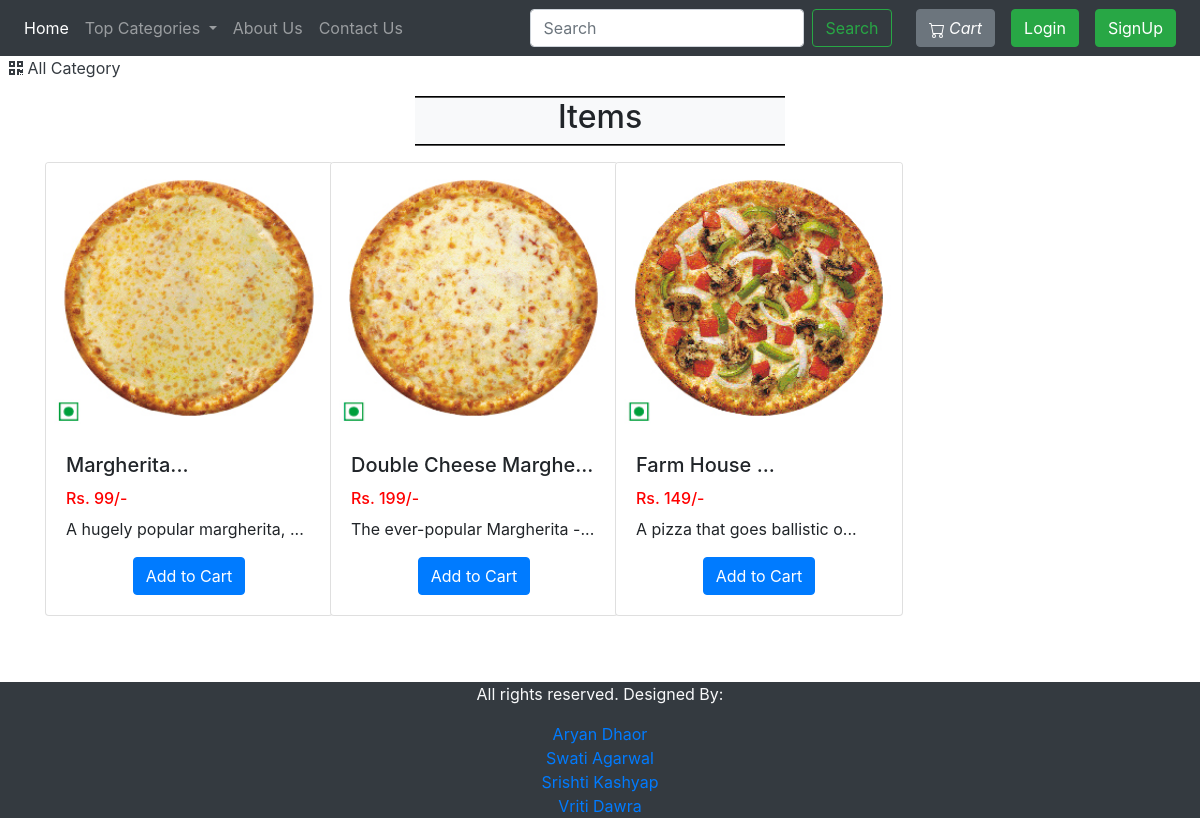
Screenshot of /viewPizzaList.php?catid=1 with the database file from the repository.
### tables this page shows
CREATE TABLE `pizza` (
  `pizzaId` int(12) NOT NULL,
  `pizzaName` varchar(255) NOT NULL,
  `pizzaPrice` int(12) NOT NULL,
  `pizzaDesc` text NOT NULL,
  `pizzaCategorieId` int(12) NOT NULL,
  `pizzaPubDate` datetime NOT NULL DEFAULT current_timestamp()
);

### viewPizzaList.php (the view, shortened to what this page needs)
<!doctype html>
<html lang="en">
<head>
    <link rel="stylesheet" href="https://stackpath.bootstrapcdn.com/bootstrap/4.4.1/css/bootstrap.min.css">
    <link rel="stylesheet" href="https://use.fontawesome.com/releases/v5.8.2/css/all.css">
</head>
<body>
    <?php include 'partials/_dbconnect.php';?>
    <?php require 'partials/_nav.php' ?>
    <div>&nbsp;
        <a href="index.php" class="active text-dark">
        <i class="fas fa-qrcode"></i>
            <span>All Category</span>
        </a>
    </div>
    <div class="container my-3" id="cont">
        <div class="col-lg-4 text-center bg-light my-3" style="margin:auto;border-top: 2px groove black;border-bottom: 2px groove black;">
            <h2 class="text-center"><span id="catTitle">Items</span></h2>
        </div>
        <div class="row">
        <?php
            $id = $_GET['catid'];
            $sql = "SELECT * FROM `pizza` WHERE pizzaCategorieId = $id";
            $result = mysqli_query($conn, $sql);
            while($row = mysqli_fetch_assoc($result)){
                $pizzaId = $row['pizzaId'];
                $pizzaName = $row['pizzaName'];
                $pizzaPrice = $row['pizzaPrice'];
                $pizzaDesc = $row['pizzaDesc'];
                echo '<div class="col-xs-3 col-sm-3 col-md-3">
                        <div class="card" style="width: 18rem;">
                            <img src="img/pizza-'.$pizzaId. '.jpg" class="card-img-top" alt="image for this pizza" width="249px" height="270px">
                            <div class="card-body">
                                <h5 class="card-title">' . substr($pizzaName, 0, 20). '...</h5>
                                <h6 style="color: #ff0000">Rs. '.$pizzaPrice. '/-</h6>
                                <p class="card-text">' . substr($pizzaDesc, 0, 29). '...</p>
                                <div class="row justify-content-center">';
                                    $quaSql = "SELECT `itemQuantity` FROM `viewcart` WHERE pizzaId = '$pizzaId' AND `userId`='$userId'";
                                    $quaresult = mysqli_query($conn, $quaSql);
                                    $quaExistRows = mysqli_num_rows($quaresult);
                                    if($quaExistRows == 0) {
                                        echo '<form action="partials/_manageCart.php" method="POST">
                                              <input type="hidden" name="itemId" value="'.$pizzaId. '">
                                              <button type="submit" name="addToCart" class="btn btn-primary mx-2">Add to Cart</button>';
                                    }else {
                                        echo '<a href="viewCart.php"><button class="btn btn-primary mx-2">Go to Cart</button></a>';
                                    }
                            echo '</form>
                                </div>
                            </div>
                        </div>
                    </div>';
            }
            ?>
        </div>
    </div>
    <?php require 'partials/_footer.php' ?>
</body>
</html>

### partials/_nav.php (shortened to what this page needs)
<?php
if(isset($_SESSION['loggedin']) && $_SESSION['loggedin']==true){
  $loggedin= true;
  $userId = $_SESSION['userId'];
  $username = $_SESSION['username'];
}
else{
  $loggedin = false;
  $userId = 0;
}
echo '<nav class="navbar navbar-expand-lg navbar-dark bg-dark">
      <button class="navbar-toggler" type="button" data-toggle="collapse" data-target="#navbarSupportedContent" aria-controls="navbarSupportedContent" aria-expanded="false" aria-label="Toggle navigation">
        <span class="navbar-toggler-icon"></span>
      </button>
      <div class="collapse navbar-collapse" id="navbarSupportedContent">
        <ul class="navbar-nav mr-auto">
          <li class="nav-item active">
            <a class="nav-link" href="index.php">Home <span class="sr-only">(current)</span></a>
          </li>
          <li class="nav-item dropdown">
            <a class="nav-link dropdown-toggle" href="#" id="navbarDropdown" role="button" data-toggle="dropdown" aria-haspopup="true" aria-expanded="false">
              Top Categories
            </a>
            <div class="dropdown-menu" aria-labelledby="navbarDropdown">';
            echo '</div>
          </li>
          <li class="nav-item">
            <a class="nav-link" href="about.php">About Us</a>
          </li>
          <li class="nav-item">
            <a class="nav-link" href="contact.php">Contact Us</a>
          </li>
        </ul>
        <form method="get" action="/OnlinePizzaDelivery/search.php" class="form-inline my-2 my-lg-0 mx-3">
          <input class="form-control mr-sm-2" type="search" name="search" id="search" placeholder="Search" aria-label="Search" required>
          <button class="btn btn-outline-success my-2 my-sm-0" type="submit">Search</button>
        </form>';
        echo '<a href="viewCart.php"><button type="button" class="btn btn-secondary mx-2" title="MyCart">
          <svg xmlns="img/cart.svg" width="16" height="16" fill="currentColor" class="bi bi-cart" viewBox="0 0 16 16">
            <path d="M0 1.5A.5.5 0 0 1 .5 1H2a.5.5 0 0 1 .485.379L2.89 3H14.5a.5.5 0 0 1 .491.592l-1.5 8A.5.5 0 0 1 13 12H4a.5.5 0 0 1-.491-.408L2.01 3.607 1.61 2H.5a.5.5 0 0 1-.5-.5zM3.102 4l1.313 7h8.17l1.313-7H3.102zM5 12a2 2 0 1 0 0 4 2 2 0 0 0 0-4zm7 0a2 2 0 1 0 0 4 2 2 0 0 0 0-4zm-7 1a1 1 0 1 1 0 2 1 1 0 0 1 0-2zm7 0a1 1 0 1 1 0 2 1 1 0 0 1 0-2z"/>
          </svg>
          <i class="bi bi-cart">Cart</i>
        </button></a>';
        if($loggedin){
          echo '<ul class="navbar-nav mr-2">
            <li class="nav-item dropdown">
              <a class="nav-link dropdown-toggle" href="#" id="navbarDropdown" role="button" data-toggle="dropdown"> Welcome</a>
              <div class="dropdown-menu" aria-labelledby="navbarDropdown">
                <a class="dropdown-item" href="partials/_logout.php">Logout</a>
              </div>
            </li>
          </ul>
           ';
        }
        else {
          echo '
          <button type="button" class="btn btn-success mx-2"  data-toggle="modal" data-target="#loginModal">Login</button>
          <button type="button" class="btn btn-success mx-2"  data-toggle="modal" data-target="#signupModal">SignUp</button>';
        }
  echo '</div>
    </nav>';
    include 'partials/_signupModal.php';
?>

### partials/_signupModal.php (shortened to what this page needs)
<html> <head>
</head>
<body>
</body>
</html>

### partials/_footer.php
<div class="footer container-fluid bg-dark text-light">
<section class="footer">
        <div class="container text-center">
            <p>All rights reserved. Designed By:</p> <a href="#">Aryan Dhaor</a><br>
            <a href="#">Swati Agarwal</a><br>
            <a href="#">Srishti Kashyap</a><br>
            <a href="#">Vriti Dawra</a><br>
        </div>
    </section>
</div>

### viewPizzaList.php (style rules this page uses)
#cont { min-height : 570px; }

### rows the page displays
pizza: shows a picture, pizzaName "Margherita", pizzaPrice "99", pizzaDesc "A hugely popular margherita,"
pizza: shows a picture, pizzaName "Double Cheese Marghe", pizzaPrice "199", pizzaDesc "The ever-popular Margherita -"
pizza: shows a picture, pizzaName "Farm House", pizzaPrice "149", pizzaDesc "A pizza that goes ballistic o"
